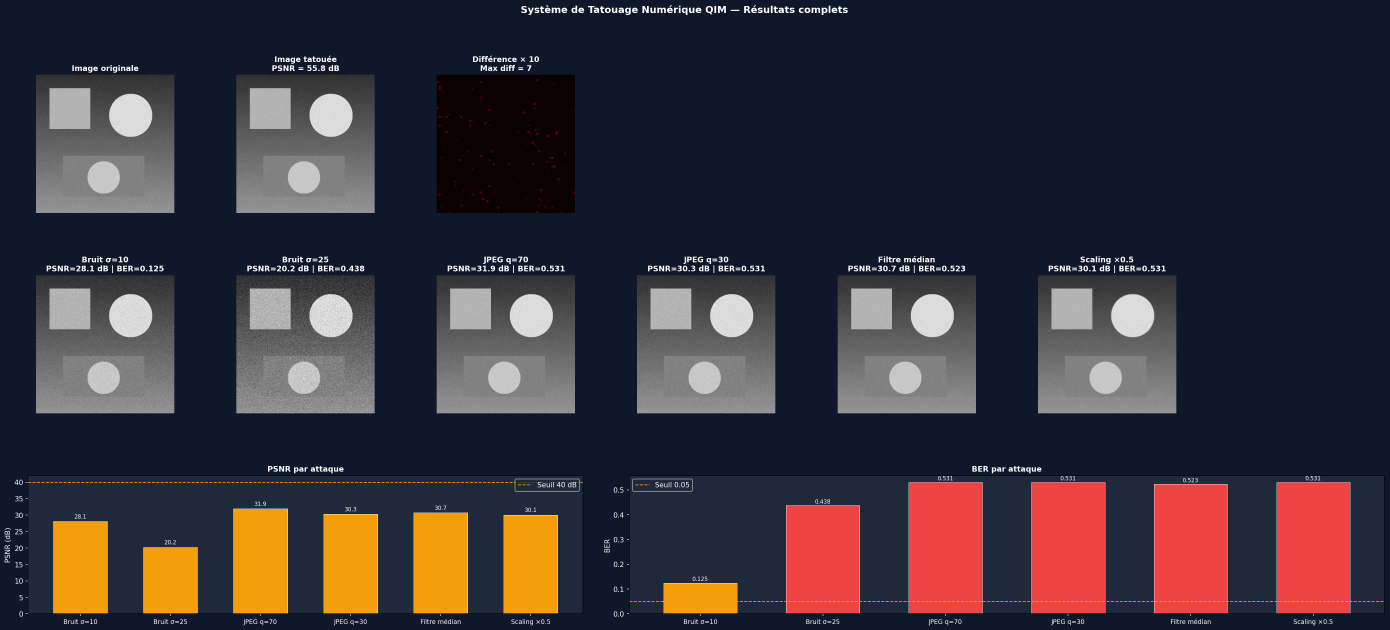
#> input picture resultats_qim.png, 4168 x 1890 px (shown at 1/3 size)
$ python main.py --image resultats_qim.png
#> lines starting #> are read from the running program, lines starting #| are printed output that depends on the picture
### embedder.py
"""
embedder.py — Module d'insertion du watermark par QIM (DCT 2D)
Mini-Projet : Tatouage numérique | L2-IRS 25/26
"""

import numpy as np
from scipy.fft import dctn, idctn


def generate_watermark(length: int, seed: int) -> np.ndarray:
    """Génère un watermark binaire pseudo-aléatoire reproductible."""
    rng = np.random.default_rng(seed)
    return rng.integers(0, 2, size=length, dtype=np.int32)


def select_coefficients(n_coeffs_per_block: int, block_size: int, seed: int) -> list[tuple[int,int]]:
    """
    Sélectionne des positions de coefficients DCT en fréquence moyenne
    de façon pseudo-aléatoire via une clé secrète.
    On exclut DC (0,0) et hautes fréquences (dernière ligne/colonne).
    """
    rng = np.random.default_rng(seed + 999)
    candidates = [
        (r, c)
        for r in range(1, block_size - 1)
        for c in range(1, block_size - 1)
    ]
    indices = rng.choice(len(candidates), size=n_coeffs_per_block, replace=False)
    return [candidates[i] for i in indices]


def qim_embed_bit(coeff: float, bit: int, delta: float) -> float:
    """
    Quantification QIM : encode un bit dans un coefficient DCT.
    bit=0 → quantifie vers le réseau pair  (delta * round(c/delta))
    bit=1 → quantifie vers le réseau impair (delta * (round((c - delta/2)/delta) + 0.5))
    """
    if bit == 0:
        return delta * np.round(coeff / delta)
    else:
        return delta * (np.round((coeff - delta / 2) / delta) + 0.5)


def embed_watermark(image: np.ndarray, watermark: np.ndarray,
                    delta: float = 25.0, block_size: int = 8,
                    secret_key: int = 42) -> tuple[np.ndarray, dict]:
    """
    Insère le watermark dans l'image via DCT 2D par blocs + QIM.

    Paramètres
    ----------
    image      : image hôte en niveaux de gris (H x W, uint8)
    watermark  : bits à insérer (tableau 1D de 0/1)
    delta      : pas de quantification QIM (compromis robustesse/invisibilité)
    block_size : taille des blocs DCT (8 recommandé)
    secret_key : graine pour la sélection pseudo-aléatoire des coefficients

    Retourne
    --------
    watermarked : image tatouée (uint8)
    info        : dictionnaire de métadonnées (capacité, blocs, positions...)
    """
    img = image.astype(np.float64)
    H, W = img.shape

    # Nombre de blocs
    n_blocks_h = H // block_size
    n_blocks_w = W // block_size
    total_blocks = n_blocks_h * n_blocks_w

    # 1 bit par bloc (1 coefficient par bloc)
    n_bits = len(watermark)
    if n_bits > total_blocks:
        raise ValueError(
            f"Watermark trop long ({n_bits} bits) pour {total_blocks} blocs disponibles."
        )

    # Sélectionner 1 position de coefficient par bloc (fréquence moyenne)
    positions = select_coefficients(1, block_size, secret_key)
    coeff_pos = positions[0]  # (row, col) dans le bloc DCT

    # Ordre pseudo-aléatoire des blocs pour plus de sécurité
    rng = np.random.default_rng(secret_key)
    block_order = rng.permutation(total_blocks)[:n_bits]

    watermarked = img.copy()
    embedded_positions = []

    for idx, block_idx in enumerate(block_order):
        bh = (block_idx // n_blocks_w) * block_size
        bw = (block_idx  % n_blocks_w) * block_size

        block = watermarked[bh:bh+block_size, bw:bw+block_size]
        dct_block = dctn(block, norm='ortho')

        r, c = coeff_pos
        dct_block[r, c] = qim_embed_bit(dct_block[r, c], int(watermark[idx]), delta)

        watermarked[bh:bh+block_size, bw:bw+block_size] = idctn(dct_block, norm='ortho')
        embedded_positions.append((bh, bw, r, c))

    # Clipper et convertir en uint8
    watermarked = np.clip(watermarked, 0, 255).astype(np.uint8)

    info = {
        "delta": delta,
        "block_size": block_size,
        "secret_key": secret_key,
        "n_bits": n_bits,
        "coeff_pos": coeff_pos,
        "block_order": block_order,
        "total_blocks": total_blocks,
        "embedded_positions": embedded_positions,
    }

    return watermarked, info

### extractor.py
"""
extractor.py — Module d'extraction du watermark par QIM (DCT 2D)
Mini-Projet : Tatouage numérique | L2-IRS 25/26
"""

import numpy as np
from scipy.fft import dctn


def qim_decode_bit(coeff: float, delta: float) -> int:
    """
    Décodage QIM : détermine le bit encodé dans un coefficient DCT.
    Calcule la distance au réseau pair vs réseau impair et choisit le plus proche.
    """
    q0 = delta * np.round(coeff / delta)           # réseau bit=0
    q1 = delta * (np.round((coeff - delta / 2) / delta) + 0.5)  # réseau bit=1

    dist0 = abs(coeff - q0)
    dist1 = abs(coeff - q1)

    return 0 if dist0 <= dist1 else 1


def extract_watermark(image: np.ndarray, info: dict) -> np.ndarray:
    """
    Extrait le watermark depuis une image (tatouée ou attaquée).

    Paramètres
    ----------
    image : image à analyser (H x W, uint8 ou float)
    info  : dictionnaire retourné par embed_watermark (clé, delta, positions...)

    Retourne
    --------
    extracted : tableau 1D de bits extraits (int32)
    """
    delta      = info["delta"]
    block_size = info["block_size"]
    secret_key = info["secret_key"]
    n_bits     = info["n_bits"]
    coeff_pos  = info["coeff_pos"]
    block_order = info["block_order"]

    img = image.astype(np.float64)
    H, W = img.shape
    n_blocks_w = W // block_size

    extracted = np.zeros(n_bits, dtype=np.int32)
    r, c = coeff_pos

    for idx, block_idx in enumerate(block_order):
        bh = (block_idx // n_blocks_w) * block_size
        bw = (block_idx  % n_blocks_w) * block_size

        block = img[bh:bh+block_size, bw:bw+block_size]
        dct_block = dctn(block, norm='ortho')

        extracted[idx] = qim_decode_bit(dct_block[r, c], delta)

    return extracted

### metrics.py
"""
metrics.py — Calcul des métriques PSNR et BER
Mini-Projet : Tatouage numérique | L2-IRS 25/26
"""

import numpy as np
from skimage.metrics import peak_signal_noise_ratio


def compute_psnr(original: np.ndarray, modified: np.ndarray) -> float:
    """
    Calcule le PSNR (Peak Signal-to-Noise Ratio) en dB.
    Plus le PSNR est élevé, meilleure est la qualité visuelle.
    Objectif projet : PSNR > 40 dB (imperceptible à l'œil nu).

    Paramètres
    ----------
    original : image originale (uint8)
    modified : image tatouée ou attaquée (uint8)

    Retourne
    --------
    psnr_value : valeur PSNR en dB (float)
    """
    return peak_signal_noise_ratio(original, modified, data_range=255)


def compute_ber(original_bits: np.ndarray, extracted_bits: np.ndarray) -> float:
    """
    Calcule le BER (Bit Error Rate).
    BER = 0.0  → extraction parfaite
    BER = 0.5  → extraction aléatoire (pire cas)
    Objectif projet : BER < 0.05 sans attaque.

    Paramètres
    ----------
    original_bits  : watermark original (tableau 1D de 0/1)
    extracted_bits : watermark extrait  (tableau 1D de 0/1)

    Retourne
    --------
    ber_value : taux d'erreur binaire entre 0 et 1 (float)
    """
    if len(original_bits) != len(extracted_bits):
        raise ValueError("Les deux tableaux de bits doivent avoir la même longueur.")
    errors = np.sum(original_bits != extracted_bits)
    return float(errors) / len(original_bits)


def print_metrics(label: str, psnr: float, ber: float) -> None:
    """Affiche les métriques de façon lisible."""
    psnr_status = "✅" if psnr > 40 else "⚠️ "
    ber_status  = "✅" if ber  < 0.05 else ("⚠️ " if ber < 0.2 else "❌")
    print(f"  [{label}]")
    print(f"    {psnr_status} PSNR  : {psnr:.2f} dB  (seuil recommandé > 40 dB)")
    print(f"    {ber_status} BER   : {ber:.4f}     (seuil recommandé < 0.05)")

### attacks.py
"""
attacks.py — Simulation des attaques sur l'image tatouée
Mini-Projet : Tatouage numérique | L2-IRS 25/26
"""

import numpy as np
import cv2


def attack_gaussian_noise(image: np.ndarray, sigma: float = 15.0,
                          seed: int = 0) -> np.ndarray:
    """
    Attaque par bruit gaussien additif.

    Paramètres
    ----------
    image : image tatouée (uint8)
    sigma : écart-type du bruit (plus grand = plus destructeur)
    seed  : graine pour la reproductibilité

    Retourne
    --------
    Image bruitée (uint8)
    """
    rng = np.random.default_rng(seed)
    noise = rng.normal(0, sigma, image.shape)
    noisy = np.clip(image.astype(np.float64) + noise, 0, 255).astype(np.uint8)
    return noisy


def attack_jpeg_compression(image: np.ndarray, quality: int = 50) -> np.ndarray:
    """
    Attaque par compression JPEG.

    Paramètres
    ----------
    image   : image tatouée (uint8)
    quality : qualité JPEG [1-100] (plus bas = plus destructeur)

    Retourne
    --------
    Image compressée-décompressée (uint8)
    """
    encode_params = [int(cv2.IMWRITE_JPEG_QUALITY), quality]
    _, encoded = cv2.imencode(".jpg", image, encode_params)
    decoded = cv2.imdecode(encoded, cv2.IMREAD_GRAYSCALE)
    return decoded


def attack_median_filter(image: np.ndarray, kernel_size: int = 3) -> np.ndarray:
    """
    Attaque par filtre médian (lissage).

    Paramètres
    ----------
    image       : image tatouée (uint8)
    kernel_size : taille du noyau (3, 5, 7...)

    Retourne
    --------
    Image filtrée (uint8)
    """
    return cv2.medianBlur(image, kernel_size)


def attack_scaling(image: np.ndarray, scale: float = 0.5) -> np.ndarray:
    """
    Attaque par redimensionnement (réduction puis agrandissement).

    Paramètres
    ----------
    image : image tatouée (uint8)
    scale : facteur de réduction (ex: 0.5 = moitié de la taille)

    Retourne
    --------
    Image redimensionnée à la taille originale (uint8)
    """
    H, W = image.shape
    small = cv2.resize(image, (int(W * scale), int(H * scale)),
                       interpolation=cv2.INTER_LINEAR)
    restored = cv2.resize(small, (W, H), interpolation=cv2.INTER_LINEAR)
    return restored

### main.py
"""
main.py — Pipeline complet CLI du système de tatouage numérique QIM
Mini-Projet : Sécurisation des images 2D | L2-IRS 25/26

Usage
-----
python main.py                           # mode démo complet
python main.py --image mon_image.png     # image personnalisée
python main.py --delta 30 --key 1234     # paramètres QIM personnalisés
python main.py --bits 64                 # watermark de 64 bits
"""

import argparse
import time
import numpy as np
import cv2
import matplotlib.pyplot as plt
import matplotlib.gridspec as gridspec

from embedder  import generate_watermark, embed_watermark
from extractor import extract_watermark
from attacks   import (attack_gaussian_noise, attack_jpeg_compression,
                       attack_median_filter, attack_scaling)
from metrics   import compute_psnr, compute_ber, print_metrics


# ─────────────────────────────────────────────
#  VISUALISATION
# ─────────────────────────────────────────────

def save_comparison_figure(original, watermarked, results: dict,
                            output_path: str = "resultats_qim.png") -> None:
    """
    Génère une figure complète :
    - Ligne 1 : image originale | tatouée | différence amplifiée
    - Ligne 2 : images après attaques
    - Ligne 3 : graphique PSNR et BER par attaque
    """
    attacks_names = list(results.keys())
    n_attacks = len(attacks_names)

    fig = plt.figure(figsize=(5 * (n_attacks + 1), 14))
    fig.patch.set_facecolor('#0F172A')

    title_kw  = dict(color='white', fontsize=11, fontweight='bold', pad=6)
    metric_kw = dict(color='#94A3B8', fontsize=8)
    cmap = 'gray'

    gs = gridspec.GridSpec(3, max(n_attacks + 1, 3), figure=fig,
                           hspace=0.45, wspace=0.3)

    # ── Ligne 1 : originale / tatouée / différence ──────────────────────────
    ax0 = fig.add_subplot(gs[0, 0])
    ax0.imshow(original, cmap=cmap, vmin=0, vmax=255)
    ax0.set_title("Image originale", **title_kw)
    ax0.axis('off')

    ax1 = fig.add_subplot(gs[0, 1])
    ax1.imshow(watermarked, cmap=cmap, vmin=0, vmax=255)
    psnr_wm = compute_psnr(original, watermarked)
    ax1.set_title(f"Image tatouée\nPSNR = {psnr_wm:.1f} dB", **title_kw)
    ax1.axis('off')

    diff = np.abs(watermarked.astype(int) - original.astype(int))
    ax2 = fig.add_subplot(gs[0, 2])
    ax2.imshow(diff * 10, cmap='hot', vmin=0, vmax=255)
    ax2.set_title(f"Différence × 10\nMax diff = {diff.max()}", **title_kw)
    ax2.axis('off')

    # ── Ligne 2 : images attaquées ──────────────────────────────────────────
    for i, name in enumerate(attacks_names):
        ax = fig.add_subplot(gs[1, i])
        ax.imshow(results[name]["image"], cmap=cmap, vmin=0, vmax=255)
        ax.set_title(
            f"{name}\nPSNR={results[name]['psnr']:.1f} dB | BER={results[name]['ber']:.3f}",
            **title_kw
        )
        ax.axis('off')

    # ── Ligne 3 : graphiques PSNR et BER ────────────────────────────────────
    labels = attacks_names
    psnr_vals = [results[n]["psnr"] for n in labels]
    ber_vals  = [results[n]["ber"]  for n in labels]

    x = np.arange(len(labels))
    bar_w = 0.35
    colors_psnr = ['#22C55E' if p > 40 else '#F59E0B' for p in psnr_vals]
    colors_ber  = ['#22C55E' if b < 0.05 else ('#F59E0B' if b < 0.2 else '#EF4444')
                   for b in ber_vals]

    ax_psnr = fig.add_subplot(gs[2, :max(n_attacks // 2, 1)])
    bars = ax_psnr.bar(x, psnr_vals, color=colors_psnr, width=0.6, edgecolor='white', linewidth=0.5)
    ax_psnr.axhline(40, color='#F59E0B', linestyle='--', linewidth=1.2, label='Seuil 40 dB')
    ax_psnr.set_xticks(x); ax_psnr.set_xticklabels(labels, color='white', fontsize=9)
    ax_psnr.set_ylabel('PSNR (dB)', color='white'); ax_psnr.set_title('PSNR par attaque', **title_kw)
    ax_psnr.set_facecolor('#1E293B'); ax_psnr.tick_params(colors='white')
    ax_psnr.legend(labelcolor='white', facecolor='#1E293B')
    for bar, val in zip(bars, psnr_vals):
        ax_psnr.text(bar.get_x() + bar.get_width()/2, bar.get_height() + 0.5,
                     f'{val:.1f}', ha='center', va='bottom', color='white', fontsize=8)

    ax_ber = fig.add_subplot(gs[2, max(n_attacks // 2, 1):])
    bars2 = ax_ber.bar(x, ber_vals, color=colors_ber, width=0.6, edgecolor='white', linewidth=0.5)
    ax_ber.axhline(0.05, color='#F59E0B', linestyle='--', linewidth=1.2, label='Seuil 0.05')
    ax_ber.set_xticks(x); ax_ber.set_xticklabels(labels, color='white', fontsize=9)
    ax_ber.set_ylabel('BER', color='white'); ax_ber.set_title('BER par attaque', **title_kw)
    ax_ber.set_facecolor('#1E293B'); ax_ber.tick_params(colors='white')
    ax_ber.legend(labelcolor='white', facecolor='#1E293B')
    for bar, val in zip(bars2, ber_vals):
        ax_ber.text(bar.get_x() + bar.get_width()/2, bar.get_height() + 0.003,
                    f'{val:.3f}', ha='center', va='bottom', color='white', fontsize=8)

    fig.suptitle("Système de Tatouage Numérique QIM — Résultats complets",
                 color='white', fontsize=14, fontweight='bold', y=0.98)

    plt.savefig(output_path, dpi=150, bbox_inches='tight',
                facecolor=fig.get_facecolor())
    plt.close()
    print(f"  📊 Figure sauvegardée : {output_path}")


# ─────────────────────────────────────────────
#  PIPELINE PRINCIPAL
# ─────────────────────────────────────────────

def run_pipeline(image_path: str, delta: float, secret_key: int,
                 n_bits: int, output_dir: str = ".") -> None:

#> called with image_path = 'resultats_qim.png', delta = 25, secret_key = 42, n_bits = 128, output_dir = '.'
    t_start = time.time()
    print("\n" + "="*55)
    print("  TATOUAGE NUMÉRIQUE QIM — Pipeline complet")
    print("="*55)

    # ── 1. Chargement image ──────────────────────────────────────
    print("\n📂 Chargement de l'image...")
    original = cv2.imread(image_path, cv2.IMREAD_GRAYSCALE)
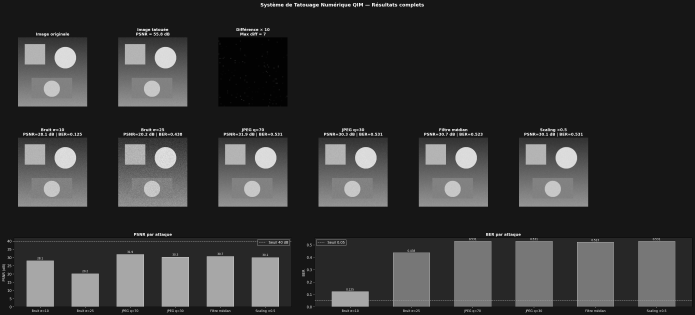
#> original: shape (1890, 4168) (shown at 1/6 size); min 0, max 255, mean 53.5
    if original is None:
        raise FileNotFoundError(f"Image introuvable : {image_path}")
    H, W = original.shape
    print(f"  ✅ {image_path} — {W}×{H} px")
#|   ✅ resultats_qim.png — 4168×1890 px

    # ── 2. Génération watermark ──────────────────────────────────
    print(f"\n🔑 Génération du watermark ({n_bits} bits, clé={secret_key})...")
    watermark = generate_watermark(n_bits, secret_key)
    print(f"  ✅ Watermark : {watermark[:16]}... (16 premiers bits affichés)")

    # ── 3. Insertion QIM ─────────────────────────────────────────
    print(f"\n🖊️  Insertion QIM (Δ={delta})...")
    watermarked, info = embed_watermark(original, watermark,
                                        delta=delta, secret_key=secret_key)
#> after the loop in embed_watermark, `for idx, block_idx in enumerate(block_order):`: embedded_positions = 128 items, first 6: (976, 1648, 6, 2), (392, 3816, 6, 2), (1400, 616, 6, 2), (528, 248, 6, 2), (1288, 88, 6, 2), (80, 2560, 6, 2)
#> info = 8 items
    cv2.imwrite(f"{output_dir}/image_tatouee.png", watermarked)

    psnr_embed = compute_psnr(original, watermarked)
#> psnr_embed = 76.14
    extracted_clean = extract_watermark(watermarked, info)
#> in extract_watermark, `delta      = info["delta"]`: delta = 25
#> in extract_watermark, `block_size = info["block_size"]`: block_size = 8
#> in extract_watermark, `secret_key = info["secret_key"]`: secret_key = 42
#> in extract_watermark, `n_bits     = info["n_bits"]`: n_bits = 128
#> in extract_watermark, `coeff_pos  = info["coeff_pos"]`: coeff_pos = (6, 2)
#> in extract_watermark, `block_order = info["block_order"]`: block_order = 128 values, max 122107 at index 68, min 5530 at index 5, mean 65833.5
#> in extract_watermark, `n_blocks_w = W // block_size`: n_blocks_w = 521
#> in extract_watermark, `r, c = coeff_pos`: r = 6; c = 2
#> the loop in extract_watermark, `for idx, block_idx in enumerate(block_order):` made 128 passes
#> (block_idx, bh, bw, q0 in qim_decode_bit, q1 in qim_decode_bit, dist0 in qim_decode_bit, dist1 in qim_decode_bit) on passes 1 to 8: (63768, 976, 1648, 0, -12.5, 1.03, 11.47), (26006, 392, 3816, 25, 12.5, 11.93, 0.571), (91252, 1400, 616, 25, 12.5, 11.93, 0.571), (34417, 528, 248, 0, 12.5, 2.07, 10.43), (83892, 1288, 88, 0, 12.5, 0, 12.5), (5530, 80, 2560, 25, 12.5, 11.93, 0.571), (29999, 456, 2416, 0, 12.5, 0, 12.5), (64453, 984, 2960, 25, 12.5, 11.93, 0.571)
#> after the loop in extract_watermark, `for idx, block_idx in enumerate(block_order):`: extracted = 128 values, max 1 at index 1, min 0 at index 0, mean 0.531
#> extracted_clean has the same summary as extracted in extract_watermark
    ber_clean = compute_ber(watermark, extracted_clean)
#> in compute_ber, `errors = np.sum(original_bits != extracted_bits)`: errors = 0
#> ber_clean = 0
    print(f"  ✅ Image tatouée sauvegardée")
    print_metrics("Sans attaque", psnr_embed, ber_clean)
#> in print_metrics, `psnr_status = "✅" if psnr > 40 else "⚠️ "`: psnr_status = '✅'
#|     ✅ PSNR  : 76.14 dB  (seuil recommandé > 40 dB)
#|     ✅ BER   : 0.0000     (seuil recommandé < 0.05)

    # ── 4. Attaques ──────────────────────────────────────────────
    print("\n⚔️  Simulation des attaques...")

    attack_list = {
        "Bruit σ=10":    attack_gaussian_noise(watermarked, sigma=10),
        "Bruit σ=25":    attack_gaussian_noise(watermarked, sigma=25),
        "JPEG q=70":     attack_jpeg_compression(watermarked, quality=70),
        "JPEG q=30":     attack_jpeg_compression(watermarked, quality=30),
        "Filtre médian": attack_median_filter(watermarked, kernel_size=3),
        "Scaling ×0.5":  attack_scaling(watermarked, scale=0.5),
    }
#> call 2 of attack_gaussian_noise, with sigma = 25, seed = 0
#> in attack_gaussian_noise (call 2), `noise = rng.normal(0, sigma, image.shape)`:
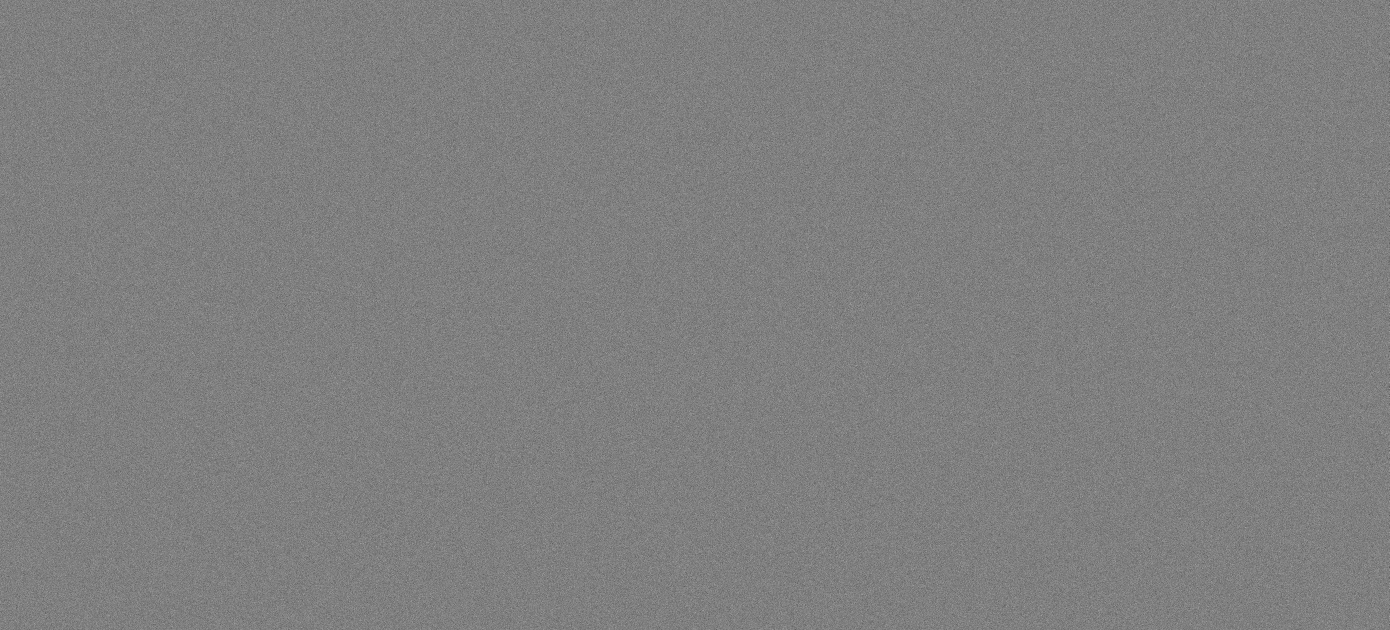
#> noise: shape (1890, 4168) float64 (shown at 1/3 size); min -133.8, max 133, mean 0; drawn with min black and max white
#> (the rest of the program and of its run is left out)
